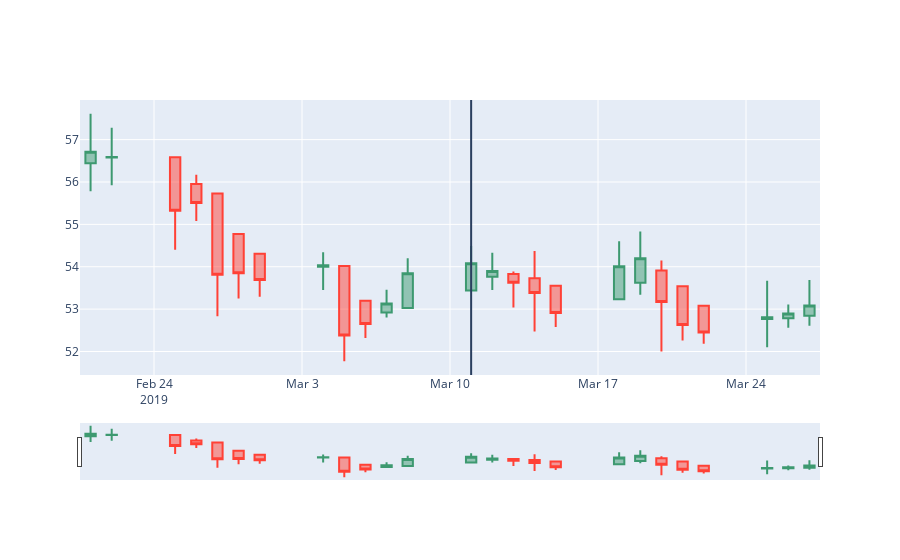

Write notebook code for a chart like this one.
### Code cell
trim_fig = go.Figure(data=[go.Candlestick(x=trim_cvs_data['Date'],
                open=trim_ha_open,
                high=trim_ha_high,
                low=trim_ha_low,
                close=trim_ha_close)])
trim_fig.update_layout(
#     title='The Great Recession',
#     yaxis_title='AAPL Stock',
     shapes = [dict(
         x0='2019-03-11', x1='2019-03-11', y0=0, y1=1, xref='x', yref='paper',
         line_width=2)],
#     annotations=[dict(
#         x='2019-03-11', y=0.05, xref='x', yref='paper',
#         showarrow=False, xanchor='left', text='Increase Period Begins')]
)

trim_fig.show()

### Figure 1 — Plotly figure (JSON) as saved in the notebook; plotly's stock layout.template omitted (floating-point values rounded to 4 significant figures)
{"data": [{"close": [56.72, 56.59, 55.32, 55.5, 53.81, 53.85, 53.69, 54.03, 52.37, 52.65, 53.14, 53.85, 54.09, 53.9, 53.62, 53.38, 52.91, 54.01, 54.2, 53.17, 52.62, 52.45, 52.81, 52.9, 53.09], "high": [57.61, 57.28, 56.58, 56.17, 55.73, 54.77, 54.31, 54.34, 54.02, 53.2, 53.46, 54.2, 54.49, 54.33, 53.89, 54.37, 53.55, 54.6, 54.83, 54.15, 53.54, 53.08, 53.67, 53.11, 53.69], "low": [55.78, 55.92, 54.4, 55.08, 52.83, 53.25, 53.29, 53.45, 51.77, 52.32, 52.8, 53.03, 53.44, 53.45, 53.04, 52.47, 52.58, 53.23, 53.34, 52, 52.26, 52.18, 52.1, 52.56, 52.61], "open": [56.44, 56.58, 56.58, 55.95, 55.73, 54.77, 54.31, 54.0, 54.02, 53.2, 52.92, 53.03, 53.44, 53.76, 53.83, 53.73, 53.55, 53.23, 53.62, 53.91, 53.54, 53.08, 52.77, 52.79, 52.84], "type": "candlestick", "x": ["2019-02-21", "2019-02-22", "2019-02-25", "2019-02-26", "2019-02-27", "2019-02-28", "2019-03-01", "2019-03-04", "2019-03-05", "2019-03-06", "2019-03-07", "2019-03-08", "2019-03-11", "2019-03-12", "2019-03-13", "2019-03-14", "2019-03-15", "2019-03-18", "2019-03-19", "2019-03-20", "2019-03-21", "2019-03-22", "2019-03-25", "2019-03-26", "2019-03-27"]}], "layout": {"shapes": [{"line": {"width": 2}, "x0": "2019-03-11", "x1": "2019-03-11", "xref": "x", "y0": 0, "y1": 1, "yref": "paper"}]}}
